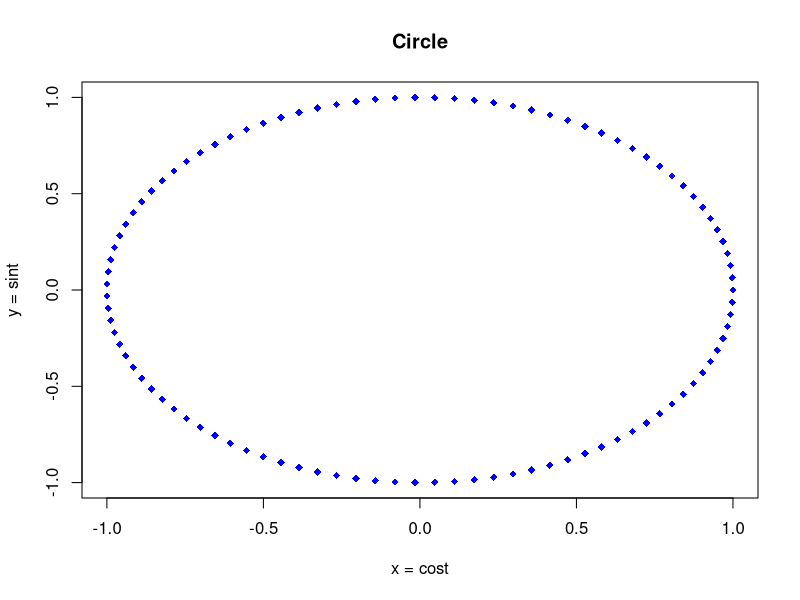
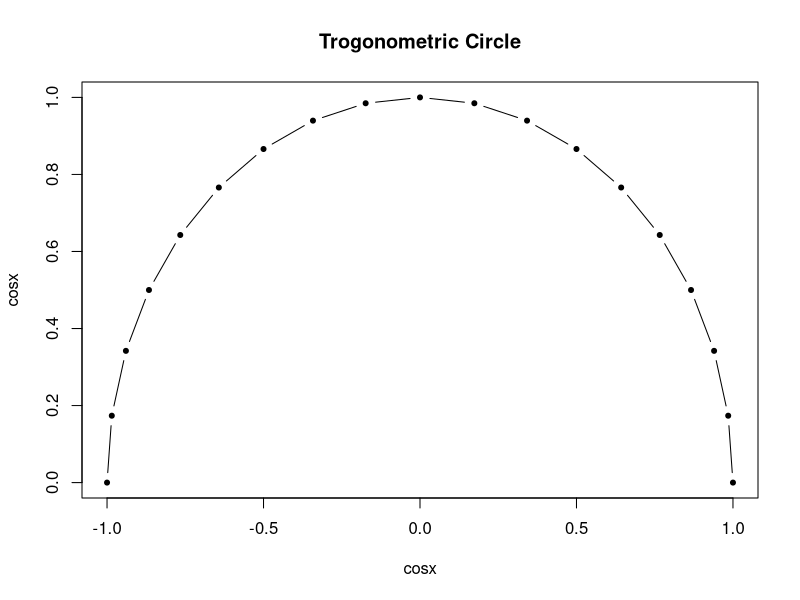
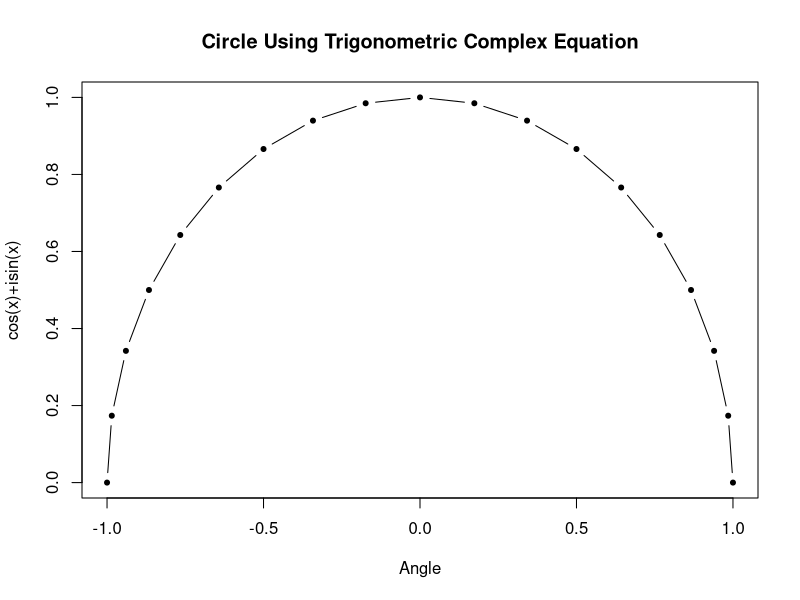
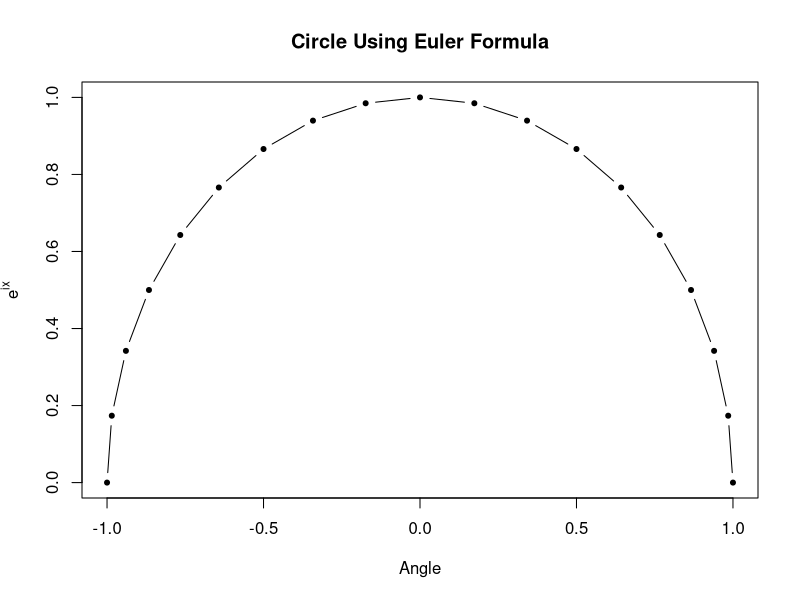
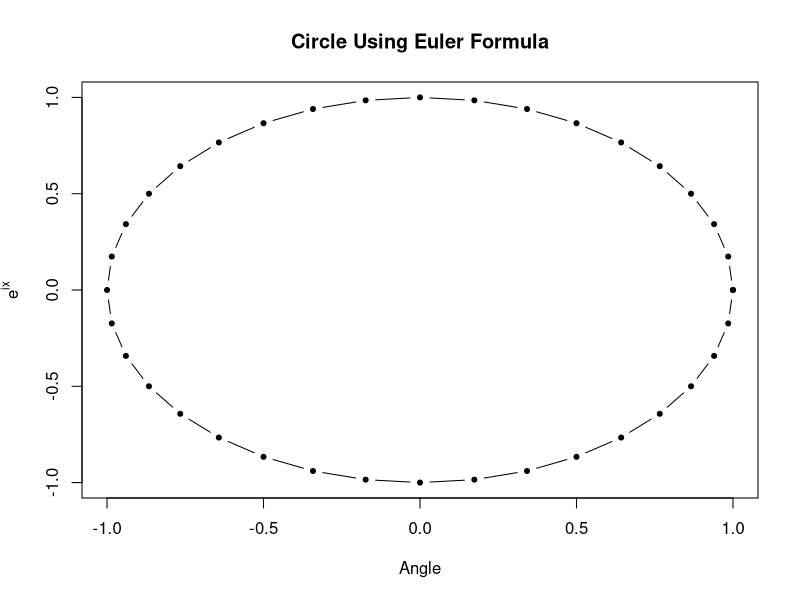
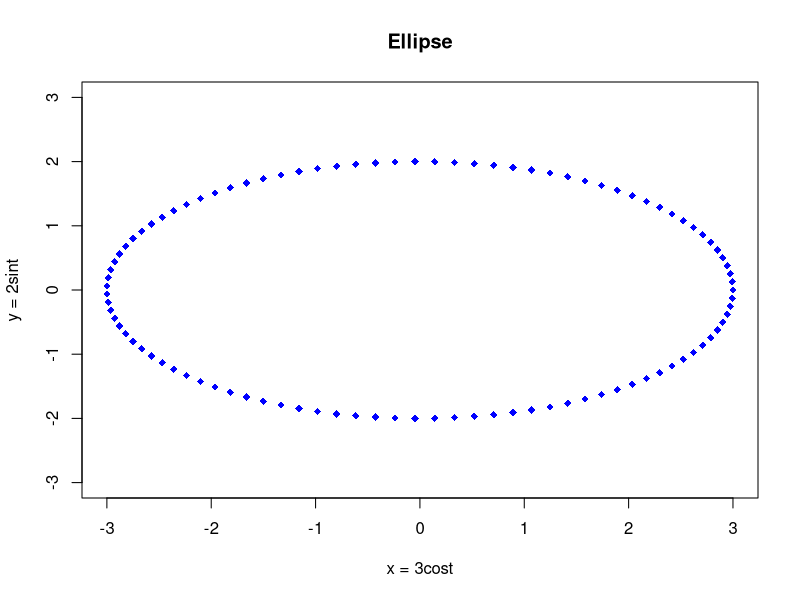
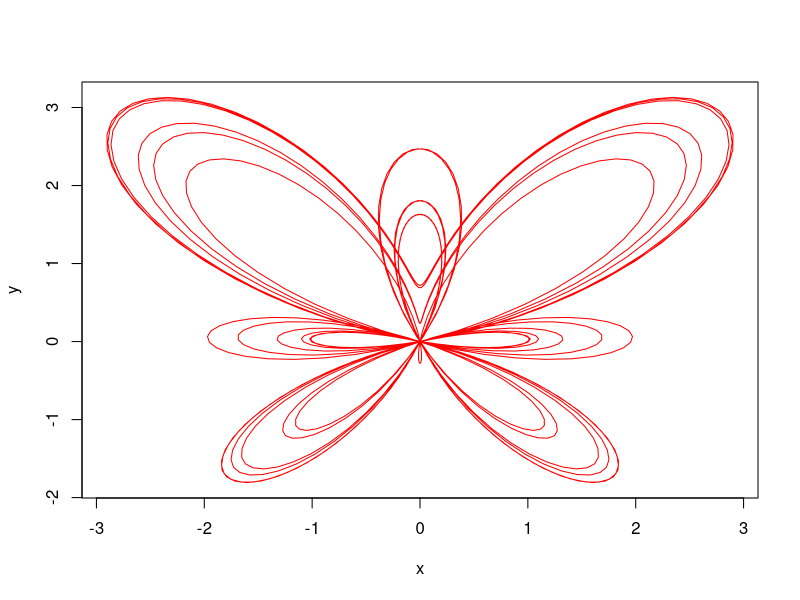
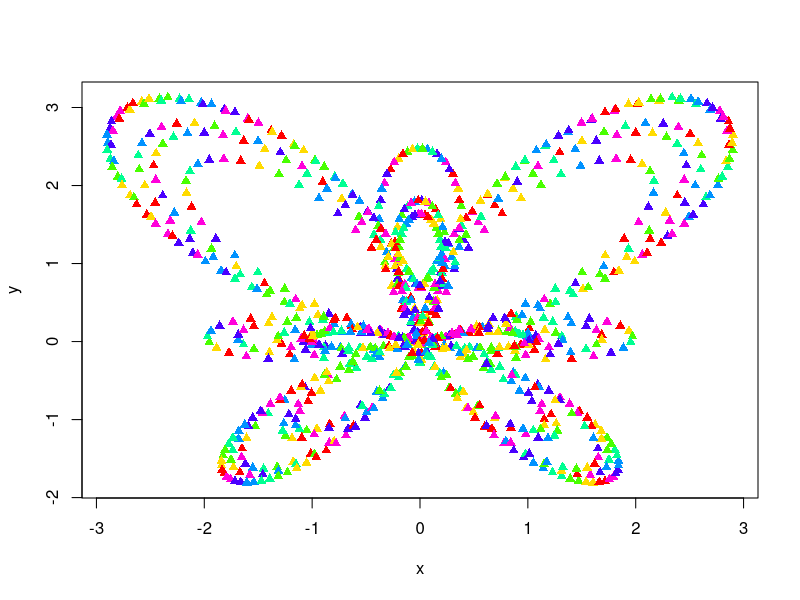

Here is the R script that generated these plots, in order:
# Libs
library(ggplot2)


#circle
t <- seq(0, 2*pi, length.out = 100)
x <- cos(t)
y <- sin(t)
plot(x,y, pch = 18, col = 'blue', main = "Circle",
     xlab="x = cost", ylab = "y = sint")


### Circle using discrete angles


t <- seq(0,180, 10)*pi/180
x <- cos(t)
y <- sin(t)
plot(x,y, pch=20, xlab = "cosx", ylab = "cosx", type = "b",
     main = "Trogonometric Circle")


### Plot circle using trigonometric complex equation


f <- function(t) cos(t)+1i*sin(t)
t <- seq(0,180, 10)*pi/180
plot(f(t), type="b", pch=20, xlab="Angle", ylab = "cos(x)+isin(x)",
     main = "Circle Using Trigonometric Complex Equation")

### Circle using Euler Formula


f <- function(t) exp(1i*t)
t <- seq(0,180, 10)*pi/180
plot(f(t), type="b", pch=20, xlab="Angle", ylab = expression(e^{ix}),
     main = "Circle Using Euler Formula")

f <- function(t) exp(1i*t)
t <- seq(0,360, 10)*pi/180
plot(f(t), type="b", pch=20, xlab="Angle", ylab = expression(e^{ix}),
     main = "Circle Using Euler Formula")

## Ellipse

t <- seq(0, 2*pi, length.out = 100)
x <- 3*cos(t)
y <- 2*sin(t)
plot(x,y, pch = 18, col = 'blue', ylim=c(-3,3), main = "Ellipse",
     xlab="x = 3cost", ylab = "y = 2sint")

#Butterfly curve (transcendental)
t <- seq(0, 12*pi, length.out = 1000)
x <- sin(t)*(exp(cos(t))-2*cos(4*t)-((sin(t/12))^5))
y <- cos(t)*(exp(cos(t))-2*cos(4*t)-((sin(t/12))^5))
plot(x,y, col="red", type="l")
plot(x, y, pch = 17, col = rainbow(7))

# Lituus
t <- seq(0, 20*pi, length.out = 500)
k <- 5
x <- sqrt(k*t)*cos(t)
y <- sqrt (k*t) * sin(t)
plot(x,y,pch=19, col="blue")

#logarithmic spiral
t <- seq(0, pi, length.out = 500)
x <- 3*exp(1.5*t)*sin(t)
y <- 3*exp(1.5*t)*cos(t)
plot(x,y, pch = 16, col = 'blue')


#logarithmic spiral multiple line
t <- seq(0, 2*pi, length.out = 500)
x <- exp(t)*sin(t)
y <- exp(t)*cos(t)
plot(x,y, type = 'l', col = 'blue')

#Golden spiral
t <- seq(0, 2*pi, length.out = 500)
r <-  1.618^(t*2/pi)
x <- r*sin(t)
y <- r*cos(t)
plot(x,y, type = 'l', col = 'blue')

#Golden spiral manual
angle <- 1/3*log(1/2)
n <- seq(1,500,20)
t <- angle*n
x <- sin(t)
y <- cos(t)
plot(x*t,y*t, pch=16, col="blue", main = " Golden angle")


#Circle the clumsy
x = seq(-10,10, 0.000225) 
y1 = sqrt(100-x^2)
y2 = -sqrt(100-x^2)
y = c(y1,y2)
plot(rep(x,2),y, pch=19)

curve(sqrt(25-x^2), from=-10, to=10, ylim=c(-10,10))

#with golden angle

angle <- pi*(3-sqrt(5))
n <- 500
t <- angle*(1:n)
x <- sin(t)
y <- cos(t)
plot(x*t,y*t, pch=16, col="blue", main = " Golden angle")

#fermat's spiral

angle <- pi*137.508/180
n <- 500
t <- angle*(1:n)
x <- sin(t)
y <- cos(t)
plot(x*t,y*t, pch=16, col="blue", main="Fermat")


#constant angle
angle <- pi*(3-sqrt(5))
n <- 500
t <- rep(angle, n)
x <- sin(t)
y <- cos(t)
plot(x*t,y*t, pch=16, col="blue", main = " Golden angle")



### Folium of Descartes


a <- 1
p <- seq(-100, 120, length.out = 1000)
x <- 3*a*p/(1+p^3)
y <- 3*a*p^2/(1+p^3)
library(ggplot2)
plot(x, y, type="l", col="brown")


### Complex plotting

x <- sample(10, 20, replace = TRUE)
y <- sample(5, 20, replace = TRUE)
par(mfrow=c(1,2))
plot(x+y*1i, pch=20); plot(x,y, pch=20)


### Binomial Probability


Value <- c(0:4)
Freq <- c(5, 8, 3, 4, 2)
par(mfrow=c(1,2))
plot(Value, Freq, type="h", lwd=6); plot(Value+Freq*1i, type = "h")

## Using ggplot2

angle=pi*(3-sqrt(5))
n=500
t=angle*(1:n)
x=sin(t)
y=cos(t)
df=data.frame(t,x,y)

p=ggplot(df, aes(x*t,y*t))
p+geom_point(size=8, alpha=0.6, color='blue')+
  theme(title=element_blank(),
        text=element_blank(),
        panel.grid = element_blank(),
        panel.background = element_rect(fill='white'))

## Love equation

n=5000
t=angle*(1:n)
x <- 16*(sin(t))^3
y <- 13*cos(t)-5*cos(2*t)-2*cos(3*t)-cos(4*t)
plot(x,y, col=rainbow(n), pch=19)

## ggplot2 love
df <- data.frame(t,x,y)

p <- ggplot(df, aes(x,y))+
  theme_void()+
  theme(legend.position = "none")

p+geom_line(color = rep(2:6, each = 1000))

p+geom_line(color = "red")

p+geom_line(color = "blue")

p+geom_line(color = topo.colors(5000))

p+geom_line(color = rainbow(5000))

## Use colorRampPalette 

colfunc <- colorRampPalette(c("#ff3399", "#0099ff"))

p+geom_line(color = colfunc(5000))


#Butterfly curve (transcendental)
n <- 5000
t <- seq(0, 12*pi, length.out = n)
x <- sin(t)*(exp(cos(t))-2*cos(4*t)-((sin(t/12))^5))
y <- cos(t)*(exp(cos(t))-2*cos(4*t)-((sin(t/12))^5))

df <- data.frame(t,x,y)

p <- ggplot(df, aes(x,y))+
  theme_void()+
  theme(legend.position = "none")

p+geom_point(color = colfunc(5000))

## New love
n <- 5000
t <- seq(0, 12*pi, length.out = n)
x <- cos(t)
y <- sin(t)+(abs(cos(t)))^0.5
plot(x,y)

## Another love

